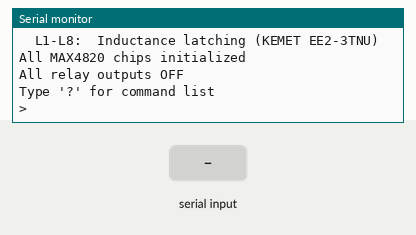
The program below on a simulated ESP32-S3. On the bench: the last lines printed to the serial monitor. The inputs (shaded band) are chosen by the test bench.

Above: at 3.5 s.
3.6 s: "?\n" received over Serial
At 3.76 s:
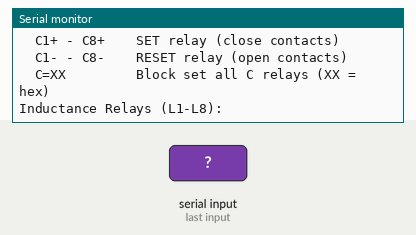
5.1 s: "HELP\n" received over Serial
At 5.43 s:
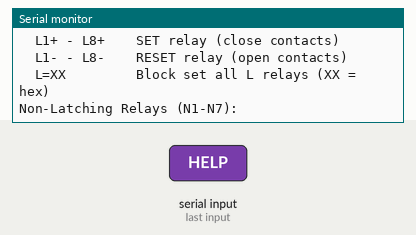
6.6 s: "S\n" received over Serial
At 7.8 s:
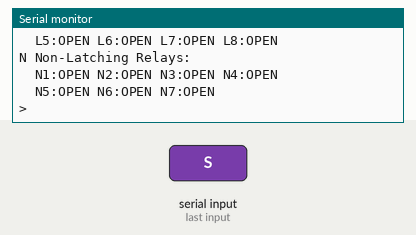
8.1 s: "STATUS\n" received over Serial
9.6 s: "R\n" received over Serial
At 9.7 s:
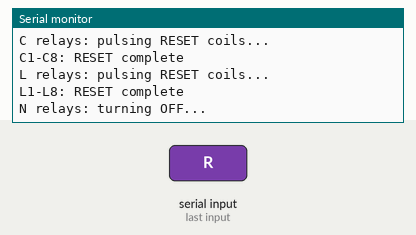
11.1 s: "RESET\n" received over Serial
At 12.0 s:
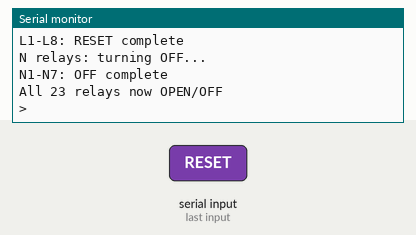

Measured:
- after the input at 3.6 s, the serial monitor: prints a new line at once (image 1)
- after the input at 5.1 s, the serial monitor: prints a new line at once (image 2)
- after the input at 6.6 s, the serial monitor: prints a new line at once (image 3)
- after the input at 9.6 s, the serial monitor: prints a new line at once (image 4)
- after the input at 11.1 s, the serial monitor: prints a new line at once (image 5)

The program:

main.cpp
```cpp
/**
 * @file main.cpp
 * @brief MAX4820 Relay Board Tester for ESP32-S3-DevKitC
 *
 * Controls 5 MAX4820 chips (40 relay outputs total) via serial commands.
 *
 * Hardware Configuration:
 *   ESP32-S3-DevKitC
 *
 *   SPI Bus:
 *     MOSI  -> GPIO 11
 *     SCLK  -> GPIO 12
 *
 *   Chip Select Pins:
 *     CS1   -> GPIO 10  (maxChip1: C (capacitance) relay SET coils, 8 latching relays)
 *     CS2   -> GPIO 13  (maxChip2: C (capacitance) relay RESET coils, same 8 relays)
 *     CS3   -> GPIO 14  (maxChip3: L (inductance) relay SET coils, 8 latching relays)
 *     CS4   -> GPIO 21  (maxChip4: L (inductance) relay RESET coils, same 8 relays)
 *     CS5   -> GPIO 1   (maxChip5: KN non-latching relays, 7 relays)
 *
 *   Control Pins:
 *     RESET -> GPIO 42  (shared by all chips)
 *     SET   -> Not connected
 *
 * Relay Types:
 *   - KEMET EE2-3NU:  Non-latching relays (7 on maxChip5)
 *   - KEMET EE2-3TNU: Double coil latching relays (16 total)
 *     - KC1-KC8: SET coils on maxChip1, RESET coils on maxChip2
 *     - KL1-KL8: SET coils on maxChip3, RESET coils on maxChip4
 *
 * Serial Commands (9600 baud):
 *   C[1-8]+   - SET capacitance relay (close contacts)
 *   C[1-8]-   - RESET capacitance relay (open contacts)
 *   L[1-8]+   - SET inductance relay (close contacts)
 *   L[1-8]-   - RESET inductance relay (open contacts)
 *   N[1-7]    - Pulse non-latching relay for 1 second
 *   N[1-7]+   - Turn non-latching relay ON (persistent)
 *   N[1-7]-   - Turn non-latching relay OFF
 *   C=XX      - Block set all C relays (XX = hex pattern)
 *   L=XX      - Block set all L relays (XX = hex pattern)
 *   ?         - Show command help
 *   S         - Show relay status
 *   R         - Reset all latching relays to OPEN
 *
 * Timing per KEMET EE2-3TNU datasheet:
 *   - Pulse width: > 10ms required
 *   - Operating time: ~2ms
 *   - Default pulse: 15ms
 */

#include <Arduino.h>
#include <SPI.h>
#include <MAX4820.h>

// =============================================================================
// Pin Definitions
// =============================================================================

// SPI pins (ESP32-S3)
#define PIN_MOSI    11
#define PIN_SCLK    12

// Chip Select pins for each MAX4820
#define PIN_CS1     10    // C (capacitance) SET coils
#define PIN_CS2     13    // C (capacitance) RESET coils
#define PIN_CS3     14    // L (inductance) SET coils
#define PIN_CS4     21    // L (inductance) RESET coils
#define PIN_CS5      1    // KN non-latching relays

// Shared RESET pin (active low, all outputs OFF)
#define PIN_RESET   42

// =============================================================================
// Timing Constants (per KEMET EE2 datasheet)
// =============================================================================

// Pulse width for latching relays (>10ms required, using 15ms)
#define LATCH_PULSE_MS      15

// Duration for non-latching relay actuation
#define NON_LATCH_DURATION_MS  1000

// Latching relay operation constants (for readability)
const bool SET   = true;
const bool RESET = false;

// =============================================================================
// MAX4820 Chip Instances
// =============================================================================

// maxChip1: C (capacitance) relay SET coils (latching relay "set" position)
MAX4820 maxChip1_C_SET(PIN_CS1, PIN_RESET);

// maxChip2: C (capacitance) relay RESET coils (latching relay "reset" position)
MAX4820 maxChip2_C_RESET(PIN_CS2, PIN_RESET);

// maxChip3: L (inductance) relay SET coils (latching relay "set" position)
MAX4820 maxChip3_L_SET(PIN_CS3, PIN_RESET);

// maxChip4: L (inductance) relay RESET coils (latching relay "reset" position)
MAX4820 maxChip4_L_RESET(PIN_CS4, PIN_RESET);

// maxChip5: KN non-latching relays (7 relays: KN1-KN7)
MAX4820 maxChip5_KN(PIN_CS5, PIN_RESET);

// =============================================================================
// Latching Relay Contact State Tracking
// =============================================================================
// Track mechanical contact position for latching relays
// C = capacitance relays, L = inductance relays
// true = SET (contacts closed), false = RESET (contacts open)
// Per KEMET datasheet: "Latch type relays should be initialized to a
// known position before using."

bool C_contactState[8] = {false, false, false, false, false, false, false, false};
bool L_contactState[8] = {false, false, false, false, false, false, false, false};
bool N_relayState[7] = {false, false, false, false, false, false, false};

// =============================================================================
// Serial Input Buffer
// =============================================================================
// Accumulates characters until newline is received
String inputBuffer = "";
#define MAX_INPUT_LENGTH 32

// =============================================================================
// Function Prototypes
// =============================================================================

void processCommand(String cmd);
void showHelp();
void showStatus();
void actuateNonLatching(int relayNum);
void pulseLatchingRelay(const char* label, MAX4820& chip, int relayNum, bool isSet, bool* contactState);
void blockSetLatchingRelays(const char* label, MAX4820& setChip, MAX4820& resetChip, uint8_t pattern, bool* contactState);
void resetAll();

// =============================================================================
// Setup
// =============================================================================

void setup() {
    Serial.begin(9600);
    delay(2000);  // Give serial monitor time to connect

    Serial.println();
    Serial.println("================================================");
    Serial.println("MAX4820 Relay Board Tester");
    Serial.println("ESP32-S3-DevKitC - 5 chips, 40 relay outputs");
    Serial.println("================================================");
    Serial.println();
    Serial.println("Relay Configuration:");
    Serial.println("  N1-N7:  Non-latching (KEMET EE2-3NU)");
    Serial.println("  C1-C8:  Capacitance latching (KEMET EE2-3TNU)");
    Serial.println("  L1-L8:  Inductance latching (KEMET EE2-3TNU)");
    Serial.println();

    // Initialize SPI bus with explicit pin assignment
    SPI.begin(PIN_SCLK, -1, PIN_MOSI, -1);  // SCK, MISO (unused), MOSI, SS (unused)

    // Initialize all MAX4820 chips
    maxChip1_C_SET.begin();
    maxChip2_C_RESET.begin();
    maxChip3_L_SET.begin();
    maxChip4_L_RESET.begin();
    maxChip5_KN.begin();

    Serial.println("All MAX4820 chips initialized");
    Serial.println("All relay outputs OFF");
    Serial.println();
    Serial.println("Type '?' for command list");
    Serial.println();
    Serial.print("> ");
}

// =============================================================================
// Main Loop - Serial Command Processing (Character-by-Character)
// =============================================================================

void loop() {
    if (Serial.available() > 0) {
        char c = Serial.read();

        // Handle newline (command termination) and process command
        if (c == '\n' || c == '\r' ) {
            if (inputBuffer.length() > 0) {
                Serial.println();  // Move to new line
                inputBuffer.trim();
                inputBuffer.toUpperCase();
                processCommand(inputBuffer);
                inputBuffer = "";
                Serial.print("> ");
            }
        }
        // Handle backspace (ASCII 8 or 127)
        else if (c == '\b' || c == 127) {
            if (inputBuffer.length() > 0) {
                inputBuffer.remove(inputBuffer.length() - 1);
                Serial.print("\b \b");  // Erase character on screen
            }
        }
        // Normal character - echo and accumulate
        else if (c >= 32 && c < 127) {  // Printable ASCII only
            if (inputBuffer.length() < MAX_INPUT_LENGTH) {
                Serial.print(c);  // Echo immediately
                inputBuffer += c;
            }
            // Ignore if buffer is full
        }
        // Ignore other control characters
    }
}

// =============================================================================
// Command Processing
// =============================================================================

void processCommand(String cmd) {
    // ? - Help
    if (cmd == "?" || cmd == "HELP") {
        showHelp();
        return;
    }

    // S - Status
    if (cmd == "S" || cmd == "STATUS") {
        showStatus();
        return;
    }

    // R - Reset all relays
    if (cmd == "R" || cmd == "RESET") {
        resetAll();
        return;
    }

    // C[1-8]+ or C[1-8]- : Capacitance relay SET/RESET
    if (cmd.length() == 3 && cmd.charAt(0) == 'C') {
        int relayNum = cmd.charAt(1) - '0';
        char op = cmd.charAt(2);
        if (relayNum >= 1 && relayNum <= 8 && (op == '+' || op == '-')) {
            bool isSet = (op == '+');
            pulseLatchingRelay("C", isSet ? maxChip1_C_SET : maxChip2_C_RESET, relayNum, isSet, C_contactState);
            return;
        }
    }

    // L[1-8]+ or L[1-8]- : Inductance relay SET/RESET
    if (cmd.length() == 3 && cmd.charAt(0) == 'L') {
        int relayNum = cmd.charAt(1) - '0';
        char op = cmd.charAt(2);
        if (relayNum >= 1 && relayNum <= 8 && (op == '+' || op == '-')) {
            bool isSet = (op == '+');
            pulseLatchingRelay("L", isSet ? maxChip3_L_SET : maxChip4_L_RESET, relayNum, isSet, L_contactState);
            return;
        }
    }

    // N[1-7] : Non-latching relay pulse (momentary, 1 second)
    if (cmd.length() == 2 && cmd.charAt(0) == 'N') {
        int relayNum = cmd.charAt(1) - '0';
        if (relayNum >= 1 && relayNum <= 7) {
            actuateNonLatching(relayNum);
            return;
        }
    }

    // N[1-7]+ or N[1-7]- : Non-latching relay ON/OFF (persistent)
    if (cmd.length() == 3 && cmd.charAt(0) == 'N') {
        int relayNum = cmd.charAt(1) - '0';
        char op = cmd.charAt(2);
        if (relayNum >= 1 && relayNum <= 7 && (op == '+' || op == '-')) {
            int relayIndex = relayNum - 1;
            bool turnOn = (op == '+');
            maxChip5_KN.setRelay(relayIndex, turnOn);
            N_relayState[relayIndex] = turnOn;
            Serial.printf("N%d: %s\n", relayNum, turnOn ? "SET" : "OPEN");
            return;
        }
    }

    // C=XX : Block set C relays with hex pattern
    if (cmd.length() == 4 && cmd.startsWith("C=")) {
        uint8_t pattern = (uint8_t)strtol(cmd.c_str() + 2, NULL, 16);
        blockSetLatchingRelays("C", maxChip1_C_SET, maxChip2_C_RESET, pattern, C_contactState);
        return;
    }

    // L=XX : Block set L relays with hex pattern
    if (cmd.length() == 4 && cmd.startsWith("L=")) {
        uint8_t pattern = (uint8_t)strtol(cmd.c_str() + 2, NULL, 16);
        blockSetLatchingRelays("L", maxChip3_L_SET, maxChip4_L_RESET, pattern, L_contactState);
        return;
    }

    // Unknown command
    Serial.println("ERROR: Unknown command. Type '?' for help.");
}

// =============================================================================
// Help Display
// =============================================================================

void showHelp() {
    Serial.println();
    Serial.println("=== Command Reference ===");
    Serial.println();
    Serial.println("Capacitance Relays (C1-C8):");
    Serial.println("  C1+ - C8+    SET relay (close contacts)");
    Serial.println("  C1- - C8-    RESET relay (open contacts)");
    Serial.println("  C=XX         Block set all C relays (XX = hex)");
    Serial.println();
    Serial.println("Inductance Relays (L1-L8):");
    Serial.println("  L1+ - L8+    SET relay (close contacts)");
    Serial.println("  L1- - L8-    RESET relay (open contacts)");
    Serial.println("  L=XX         Block set all L relays (XX = hex)");
    Serial.println();
    Serial.println("Non-Latching Relays (N1-N7):");
    Serial.println("  N1 - N7      Pulse relay for 1 second");
    Serial.println("  N1+ - N7+    Turn relay ON (persistent)");
    Serial.println("  N1- - N7-    Turn relay OFF");
    Serial.println();
    Serial.println("Block Commands (C=XX, L=XX):");
    Serial.println("  XX is 2-digit hex (00-FF), bit 0=relay 1");
    Serial.println("  1=SET, 0=RESET. Ex: L=F0 sets 5-8, resets 1-4");
    Serial.println();
    Serial.println("Utility:");
    Serial.println("  ?    Help");
    Serial.println("  S    Status");
    Serial.println("  R    Reset all latching relays to OPEN");
    Serial.println();
}

// =============================================================================
// Status Display
// =============================================================================

void showStatus() {
    Serial.println();
    Serial.println("=== Relay Board Status ===");
    Serial.println();

    // C (capacitance) Latching Relays - contact position
    Serial.println("C Latching Relays (capacitance):");
    Serial.print("  ");
    for (int i = 0; i < 8; i++) {
        Serial.printf("C%d:%s ", i + 1, C_contactState[i] ? "SET " : "OPEN");
        if (i == 3) {
            Serial.println();
            Serial.print("  ");
        }
    }
    Serial.println("\n");

    // L (inductance) Latching Relays - contact position
    Serial.println("L Latching Relays (inductance):");
    Serial.print("  ");
    for (int i = 0; i < 8; i++) {
        Serial.printf("L%d:%s ", i + 1, L_contactState[i] ? "SET " : "OPEN");
        if (i == 3) {
            Serial.println();
            Serial.print("  ");
        }
    }
    Serial.println("\n");

    // Non-latching relays
    Serial.println("N Non-Latching Relays:");
    Serial.print("  ");
    for (int i = 0; i < 7; i++) {
        Serial.printf("N%d:%s ", i + 1, N_relayState[i] ? "SET " : "OPEN");
        if (i == 3) {
            Serial.println();
            Serial.print("  ");
        }
    }
    Serial.println("\n");
}

// =============================================================================
// Non-Latching Relay Actuation (KN1-KN7)
// =============================================================================

void actuateNonLatching(int relayNum) {
    // relayNum is 1-7, convert to 0-6 for library
    int relayIndex = relayNum - 1;

    Serial.printf("N%d: Pulsing for %dms...\n", relayNum, NON_LATCH_DURATION_MS);

    // Turn on relay
    maxChip5_KN.setRelay(relayIndex, true);

    // Wait for actuation duration
    delay(NON_LATCH_DURATION_MS);

    // Turn off relay
    maxChip5_KN.setRelay(relayIndex, false);

    Serial.printf("N%d: Done\n", relayNum);
}

// =============================================================================
// Latching Relay Control (KC1-KC8, KL1-KL8)
// =============================================================================

/**
 * @brief Pulse a latching relay coil (SET or RESET)
 *
 * @param label       Relay group label for print statements ("KC" or "KL")
 * @param chip        MAX4820 chip controlling the coil
 * @param relayNum    Relay number (1-8)
 * @param isSet       true for SET operation, false for RESET operation
 * @param contactState Pointer to contact state array to update
 */
void pulseLatchingRelay(const char* label, MAX4820& chip, int relayNum, bool isSet, bool* contactState) {
    // relayNum is 1-8, convert to 0-7 for library
    int relayIndex = relayNum - 1;
    const char* operation = isSet ? "SET" : "RESET";
    const char* result = isSet ? "contacts closed" : "contacts open";

    // Pulse the appropriate coil
    chip.pulseRelay(relayIndex, LATCH_PULSE_MS);

    // Update contact state tracking
    contactState[relayIndex] = isSet;

    Serial.printf("%s%d: %s\n", label, relayNum, operation);
}

// =============================================================================
// Block Set Latching Relays (BC/BL commands)
// =============================================================================

/**
 * @brief Block set all 8 latching relays at once using a bit pattern
 *
 * Bits that are 1 will be SET, bits that are 0 will be RESET.
 * Both operations are pulsed simultaneously for efficiency.
 *
 * @param label        Relay group label for print statements ("C" or "L")
 * @param setChip      MAX4820 chip controlling the SET coils
 * @param resetChip    MAX4820 chip controlling the RESET coils
 * @param pattern      Bit pattern: 1=SET, 0=RESET (bit 0=relay 1, bit 7=relay 8)
 * @param contactState Pointer to contact state array to update
 */
void blockSetLatchingRelays(const char* label, MAX4820& setChip, MAX4820& resetChip,
                            uint8_t pattern, bool* contactState) {
    // Pulse SET coils for bits that are 1
    if (pattern != 0) {
        setChip.pulseRelays(pattern, LATCH_PULSE_MS);
    }

    // Small delay between operations
    delay(5);

    // Pulse RESET coils for bits that are 0 (inverted pattern)
    uint8_t resetPattern = ~pattern;
    if (resetPattern != 0) {
        resetChip.pulseRelays(resetPattern, LATCH_PULSE_MS);
    }

    // Update contact state array
    for (int i = 0; i < 8; i++) {
        contactState[i] = (pattern >> i) & 0x01;
    }

    // Print binary representation of new state
    char binaryStr[9];
    for (int i = 7; i >= 0; i--) {
        binaryStr[7 - i] = ((pattern >> i) & 0x01) ? '1' : '0';
    }
    binaryStr[8] = '\0';

    Serial.printf("%s relays updated, new state: %s\n", label, binaryStr);
}

// =============================================================================
// Reset All Relays
// =============================================================================

void resetAll() {
    Serial.println("Resetting all relays...");
    Serial.println();

    // Reset all C (capacitance) relays (pulse all RESET coils on maxChip2)
    Serial.println("C relays: pulsing RESET coils...");
    maxChip2_C_RESET.pulseRelays(0xFF, LATCH_PULSE_MS);
    for (int i = 0; i < 8; i++) {
        C_contactState[i] = false;
    }
    Serial.println("C1-C8: RESET complete");

    // Small delay between chip operations
    delay(10);

    // Reset all L (inductance) relays (pulse all RESET coils on maxChip4)
    Serial.println("L relays: pulsing RESET coils...");
    maxChip4_L_RESET.pulseRelays(0xFF, LATCH_PULSE_MS);
    for (int i = 0; i < 8; i++) {
        L_contactState[i] = false;
    }
    Serial.println("L1-L8: RESET complete");

    // Small delay between chip operations
    delay(10);

    // Turn off all N (non-latching) relays
    Serial.println("N relays: turning OFF...");
    maxChip5_KN.setRelays(0x00);
    for (int i = 0; i < 7; i++) {
        N_relayState[i] = false;
    }
    Serial.println("N1-N7: OFF complete");

    Serial.println();
    Serial.println("All 23 relays now OPEN/OFF");
}
```
